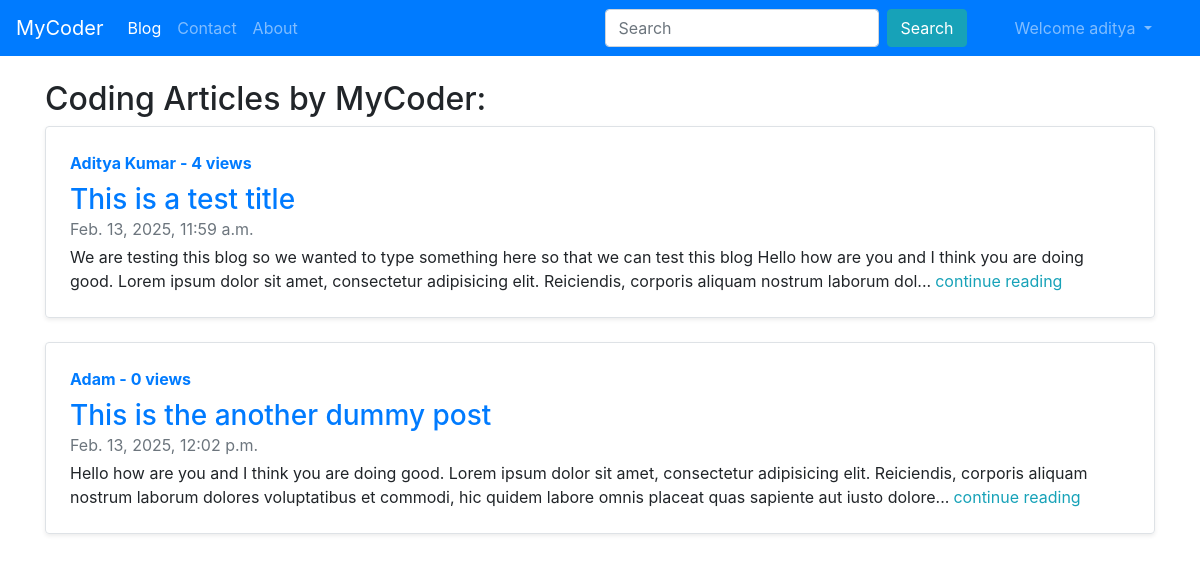
Page /blog/ (signed in) on the committed database.
### blog/models.py (models this page shows, shortened)
class Post(models.Model):
    sno = models.AutoField(primary_key=True)
    title = models.CharField(max_length=50)
    content = models.TextField(max_length=100000)
    views = models.IntegerField(default=0)
    author = models.CharField(max_length=30)
    slug = models.CharField(max_length=30)
    timeStamp = models.DateTimeField(blank=True)

### blog/views.py (the view)
# urls.py: 2. Add a URL to urlpatterns:  path('', views.home, name='home')
def home(request):
    allPosts = Post.objects.all()
    context = {'allPosts': allPosts}
    return render(request, 'blog/index.html', context)

### templates/blog/index.html (shortened to what this page needs)
{% extends "base.html" %}
{% block blog %}active{% endblock blog %}
{% block body %}
    <div class="container my-4">
        <h2>Coding Articles by MyCoder:</h2>
        {% for post in allPosts %}
      <div class="row my-4f no-gutters border rounded overflow-hidden flex-md-row mb-4 shadow-sm h-md-250 position-relative">
        <div class="col p-4 d-flex flex-column position-static">
          <strong class="d-inline-block mb-2 text-primary">{{post.author}} - {{post.views}} views</strong>
          <h3 class="mb-0"><a href="/blog/{{post.slug}}">{{post.title}}</a></h3>
          <div class="mb-1 text-muted">{{post.timeStamp}}</div>
          <p class="card-text mb-auto">{{post.content|slice:": 250"}}...<a href="/blog/{{post.slug}}" class="mx-1 text-info">continue reading</a></p>
        </div>
      </div>
      {% endfor %}
    </div>
{% endblock body %}

### templates/base.html (shortened to what this page needs)
<!DOCTYPE html>
<html lang="en">
  <head>
    <link rel="stylesheet" href="https://cdn.jsdelivr.net/npm/bootstrap@4.6.2/dist/css/bootstrap.min.css">
  </head>
  <nav class="navbar navbar-expand-lg navbar-dark bg-primary">
    <a class="navbar-brand" href="/">MyCoder</a>
    <div class="collapse navbar-collapse" id="navbarSupportedContent">
      <ul class="navbar-nav mr-auto">
        <li class="nav-item">
          <a class="nav-link {% block blog %}{% endblock blog %}" href="/blog">Blog</a>
        </li>
        <li class="nav-item">
          <a class="nav-link {% block contact %}{% endblock contact %}" href="/contact">Contact</a>
        </li>
        <li class="nav-item">
          <a class="nav-link {% block about %}{% endblock about %}" href="/about">About</a>
        </li>
      </ul>
      <form class="form-inline my-2 my-lg-0 mx-3" action="/search">
        <input class="form-control mr-sm-2" type="search" name='search' id="search" placeholder="Search" aria-label="Search">
        <button class="btn btn-info my-2 my-sm-0" type="submit">Search</button>
      </form>
      {% if not user.is_authenticated %}
        <button type="button" class="btn btn-info mx-2" data-toggle="modal" data-target="#loginModal">
          Login
        </button>
        <button type="button" class="btn btn-info" data-toggle="modal" data-target="#signupModal">
          Signup
        </button>
      {% else %}
        <ul class="navbar-nav mx-4">
          <li class="nav-item dropdown">
            <a class="nav-link dropdown-toggle" href="#" role="button" data-toggle="dropdown" aria-expanded="false">
              Welcome {{request.user}}
            </a>
          </li>
        </ul>
      {% endif %}
    </div>
  </nav>
  {% block body %}{% endblock body %}
</html>

### rows in the picture
Post: author "Aditya Kumar", views "4", title "This is a test title", timeStamp "Feb. 13, 2025, 11:59 a.m.", content "We are testing this blog so we wanted to type something here so that we can test this blog Hello how are you and I think you are doing good. Lorem ipsum dolor sit amet, consectetur adipisicing elit. Reiciendis, corporis aliquam nostrum laborum dol"
Post: author "Adam", views "0", title "This is the another dummy post", timeStamp "Feb. 13, 2025, 12:02 p.m.", content "Hello how are you and I think you are doing good. Lorem ipsum dolor sit amet, consectetur adipisicing elit. Reiciendis, corporis aliquam nostrum laborum dolores voluptatibus et commodi, hic quidem labore omnis placeat quas sapiente aut iusto dolore"

### other values in the picture
{{ request.user }} "aditya"
